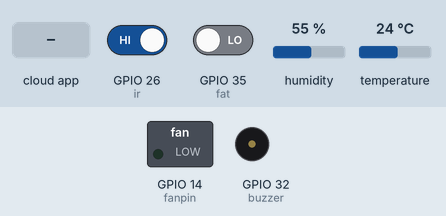
Simulated run of this sketch. Board: ESP32. On the bench: switched loads named in the sketch (green lamp = pin HIGH), buzzer (waves = sounding, pin HIGH). The test bench sets the inputs (shaded band); at power-on: GPIO 35 (fat) LOW, GPIO 26 (ir) HIGH, humidity 55 %, temperature 24 °C. WiFi joins after 1.5 s; servers stay silent unless stated; the Firebase database answers and starts empty; what the sketch prints to the serial monitor is not drawn.

Above: at 2.8 s.
2.9 s: the phone or cloud app sets fan_speed to 1
At 3.7 s:
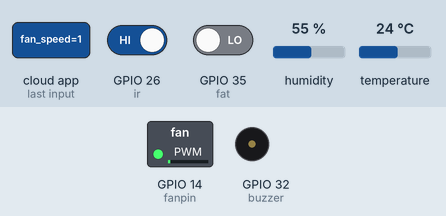
5.8 s: GPIO 35 (fat) driven HIGH
At 14.7 s:
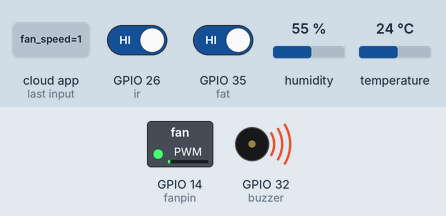
15.0 s: the phone or cloud app sets fan_speed to 0
At 20.4 s:
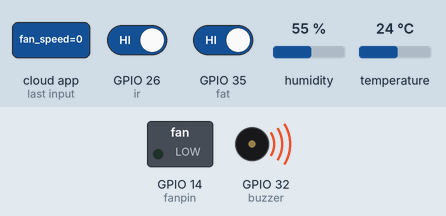
Timing chart, 0 to 21.9 s (numbered marks = the images above; inputs shaded):
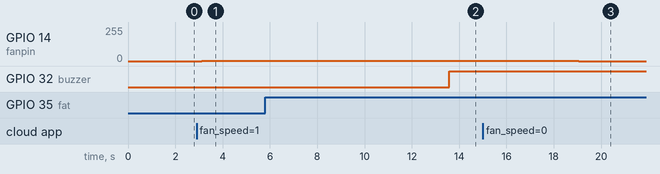

The sketch:

SmartCabin.ino
```cpp
//Smart Cabin Environment Management system

#include "DHT.h"
#include "WiFi.h"
#include "FirebaseESP32.h"
#include <Wire.h>
#include "MAX30100_PulseOximeter.h"

#define REPORTING_PERIOD_MS 1000

#define FIREBASE_HOST "your-app.firebaseio.com"
#define FIREBASE_AUTH "your-API-key"

FirebaseData firebaseData;             //Class and instance defined
FirebaseAuth auth;
FirebaseConfig Config;
FirebaseData streamData;

#define DHTPIN 25
#define DHTTYPE DHT11
DHT dht(DHTPIN, DHTTYPE);

#define WIFI_SSID "Your-WiFi-SSID"              //Wifi host name
#define WIFI_PASSWORD "Password"               //password for host wifi

#define buzzer 32
#define ir 26
#define fanpin 14
#define fat 35
int t = 0;

PulseOximeter pox;

uint32_t tsLastReport = 0;

void setup() {
  Serial.begin(115200);

  pinMode(ir, INPUT);
  pinMode(buzzer, OUTPUT);
  pinMode(fat,INPUT);

  ledcAttach(fanpin, 5000, 8);    // Attach fanpin to PWM channel

  Serial.println(F("DHTxx test!"));
  WiFi.begin(WIFI_SSID, WIFI_PASSWORD);                 //Wifi initialisation is being done here
  Serial.print("Connecting to WiFi");
  while (WiFi.status() != WL_CONNECTED) {
    Serial.print(".");
    delay(500);
  }
  Serial.println("\nConnected to WiFi");

  dht.begin();

  Config.host = FIREBASE_HOST;
  Config.signer.tokens.legacy_token = FIREBASE_AUTH;
  Firebase.begin(&Config, nullptr);
  Firebase.reconnectWiFi(true);

  Serial.println("Firebase and DHT initialized");
  //Start a stream to listen to changes in fan_speed
  if (!Firebase.beginStream(streamData, "/HolisticCabin/fan_speed")) {
    Serial.println("Could not begin stream for fan_speed");
    Serial.println(streamData.errorReason());
  } else {
    Serial.println("Stream started for fan_speed");
  }

  // Serial.print("Initializing pulse oximeter..");
  // if (!pox.begin()) {
  //   Serial.println("FAILED");
  //   for (;;)
  //     ;
  // } else {
  //   Serial.println("SUCCESS");
  // }
  // pox.setOnBeatDetectedCallback(onBeatDetected);
}

void loop() {
  delay(1000);

  float humidity = dht.readHumidity();
  float temperature = dht.readTemperature();
  float f = dht.readTemperature(true);
  t = detect(t);
  //pulse();

  if (isnan(humidity) || isnan(temperature) || isnan(f)) {
    Serial.println(F("Failed to read from DHT sensor!"));
    return;
  }
  float hif = dht.computeHeatIndex(f, humidity);
  float hic = dht.computeHeatIndex(temperature, humidity, false);

  Serial.print(F("Humidity: "));
  Serial.print(humidity);
  Serial.print(F("%  Temperature: "));
  Serial.print(temperature);
  Serial.print(F("°C "));
  Serial.print(f);
  Serial.print(F("°F  Heat index: "));
  Serial.print(hic);
  Serial.print(F("°C "));
  Serial.print(hif);
  Serial.println(F("°F"));

  //send temperature and humidity data to the firebase
  if (Firebase.setFloat(firebaseData, "/HolisticCabin/Temperature", temperature)) {
    Serial.println("Temperature sent to Firebase");
  } else {
    Serial.println("Failed to send temperature");
    Serial.println(firebaseData.errorReason());
  }

  if (Firebase.setFloat(firebaseData, "/HolisticCabin/Humidity", humidity)) {
    Serial.println("Humidity sent to Firebase");
  } else {
    Serial.println("Failed to send humidity");
    Serial.println(firebaseData.errorReason());
  }


  if (Firebase.getInt(firebaseData, "/HolisticCabin/fan_speed")) {
    int fanSpeed = firebaseData.intData();                                          //listen to the fan_speed from firebase
    ledcWrite(fanpin, map(fanSpeed, 0, 100, 0, 255));
    Serial.print("Fan Speed: ");
    Serial.println(fanSpeed);
  } else {
    Serial.print("Error getting data: ");
    Serial.println(firebaseData.errorReason());
  }
  t = detect(t);
  //pulse();
  delay(3000);  // Update every 5 seconds
}

int detect(int t) {                                                              //Detecing fatigueness using buzzer.Buzzer will start
  int data = digitalRead(ir);
  if(data!=HIGH){
    Serial.println("Object Closure!Stay Safe!");
  }
  int data1 = digitalRead(fat);                                             //buzzing as soon as driver feel sleepy.
  if ((t>=3) && (data1 == HIGH)) {
    digitalWrite(buzzer, HIGH);
    t = t + 1;
    delay(500);
  } else if ((data1 == HIGH && t < 3)) {
    digitalWrite(buzzer, LOW);
    t = t + 1;
    delay(500);
  } else {
    t=0;
    digitalWrite(buzzer, LOW);
  }
  return t;
}


void onBeatDetected() {
  Serial.println("Beat!");
}
void pulse() {
  // Make sure to call update as fast as possible
  pox.update();

  // Asynchronously dump heart rate and oxidation levels to the serial
  // For both, a value of 0 means "invalid"
  if (millis() - tsLastReport > REPORTING_PERIOD_MS) {
    Serial.print("Heart rate:");
    Serial.print(pox.getHeartRate());
    Serial.print("bpm / SpO2:");
    Serial.print(pox.getSpO2());
    Serial.println("%");
    tsLastReport = millis();
  }
}
```

Measured:
- after the input at 2.9 s, GPIO 14 (fanpin): 0/255 → 2/255 after 0.23 s
- after the input at 5.8 s, GPIO 32 (buzzer): LOW → HIGH after 7.8 s
- after the input at 15.0 s, GPIO 14 (fanpin): 2/255 → 0/255 after 4.1 s
